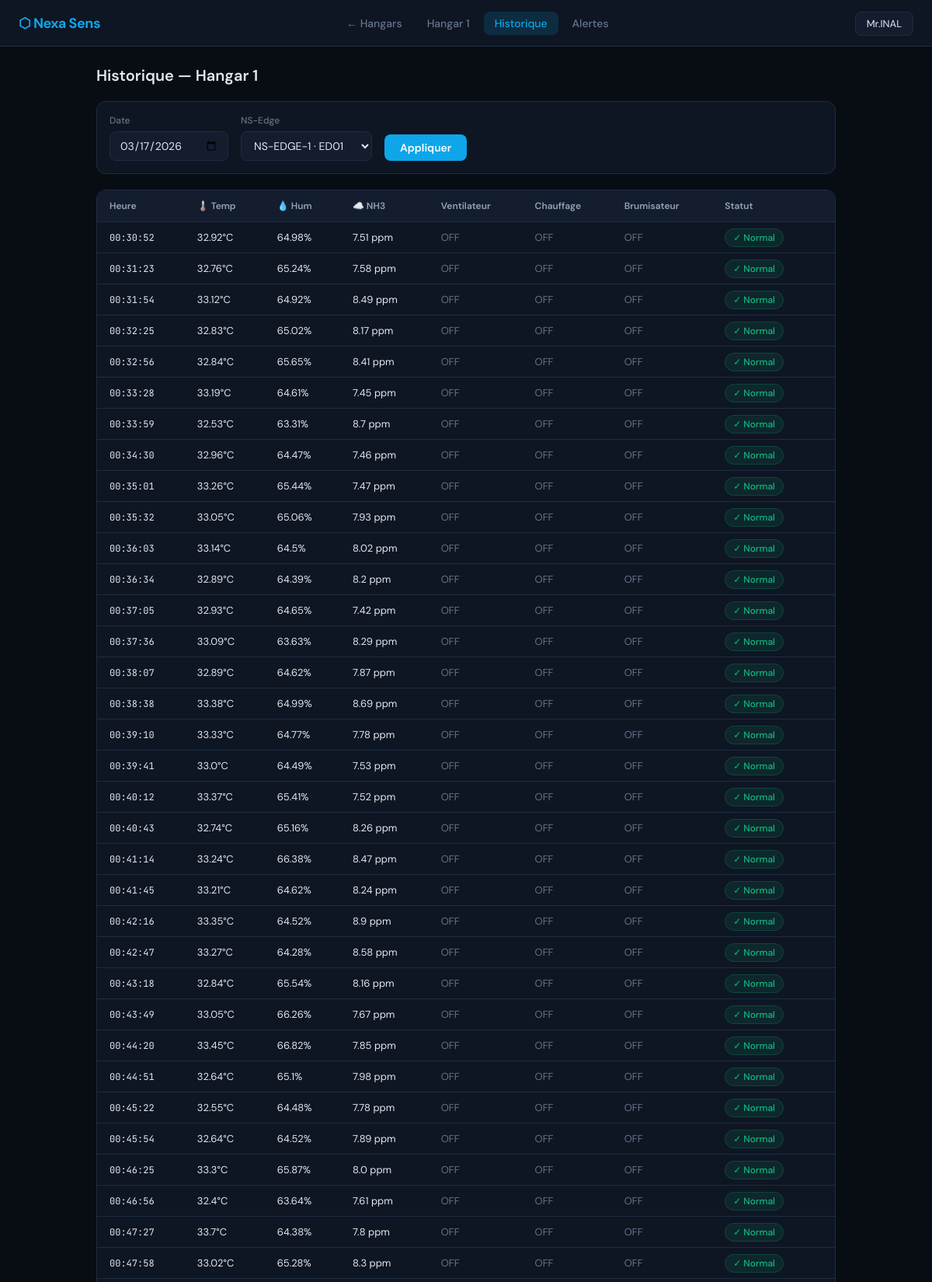
The page /history/1 (signed in, upper part) on the database its author committed.
### tables this page shows
CREATE TABLE hangars (
    id INTEGER PRIMARY KEY AUTOINCREMENT,
    user_id INTEGER, name TEXT, flock_age INTEGER DEFAULT 1,
    temp_min REAL DEFAULT 32, temp_max REAL DEFAULT 35,
    hum_min REAL DEFAULT 60, hum_max REAL DEFAULT 70,
    ammonia_max REAL DEFAULT 10, nsr_pin TEXT DEFAULT NULL,
    eq_fan TEXT DEFAULT 'AUTO', eq_heater TEXT DEFAULT 'AUTO',
    eq_mister TEXT DEFAULT 'AUTO', eq_ventilation TEXT DEFAULT 'AUTO');

CREATE TABLE readings (
    id INTEGER PRIMARY KEY AUTOINCREMENT,
    hangar_id INTEGER, node_id TEXT,
    temperature REAL, humidity REAL, ammonia REAL,
    fan TEXT, heater TEXT, mister TEXT, ventilation TEXT,
    alert_level TEXT DEFAULT 'log', alert TEXT, timestamp TEXT);

### cloud_server.py (the view)
@app.route("/history/<int:hid>")
def history(hid):
    if "user_id" not in session: return redirect("/login")
    date = request.args.get("date") or datetime.now().strftime("%Y-%m-%d")
    node = request.args.get("node","")
    c.execute("SELECT node_id,pin FROM nodes WHERE hangar_id=? AND active=1 AND node_type='ns_edge'", (hid,))
    node_rows = c.fetchall()
    node_ids = [r[0] for r in node_rows]
    node_pins = {r[0]: r[1] for r in node_rows}  # {NS-EDGE-1: ED01}
    if not node and node_ids: node = node_ids[0]
    readings = []
    if node:
        c.execute("""SELECT temperature,humidity,ammonia,fan,heater,mister,ventilation,alert_level,alert,timestamp
            FROM readings WHERE hangar_id=? AND node_id=? AND DATE(timestamp)=?
            ORDER BY timestamp ASC""", (hid, node, date))
        readings = [{"temperature":r[0],"humidity":r[1],"ammonia":r[2],
                     "fan":r[3],"heater":r[4],"mister":r[5],"ventilation":r[6],
                     "alert_level":r[7],"alert":r[8],"timestamp":r[9]} for r in c.fetchall()]
    c.execute("SELECT name FROM hangars WHERE id=?", (hid,))
    name = c.fetchone()[0]
    return render_template("history.html", readings=readings, selected_date=date,
                           selected_node=node, node_ids=node_ids, node_pins=node_pins,
                           hangar_id=hid, hangar_name=name)

### templates/history.html (shortened to what this page needs)
<!DOCTYPE html>
<html lang="fr">
<head>
    <link rel="stylesheet" href="/static/style.css">
</head>
<body>
<header>
    <div class="logo">⬡ Nexa Sens</div>
    <nav>
        <a href="/" class="nav-link">← Hangars</a>
        <a href="/hangar/{{ hangar_id }}" class="nav-link">{{ hangar_name }}</a>
        <a href="/history/{{ hangar_id }}" class="nav-link active">Historique</a>
        <a href="/alerts/{{ hangar_id }}" class="nav-link">Alertes</a>
    </nav>
    <div class="user-menu">
        <span class="user-btn">{{ session.get('username') }}</span>
    </div>
</header>
<main>
    <h1 class="page-title">Historique — {{ hangar_name }}</h1>
    <form method="get" class="filter-form">
        <div class="filter-group">
            <label>Date</label>
            <input type="date" name="date" value="{{ selected_date }}">
        </div>
        <div class="filter-group">
            <label>NS-Edge</label>
            <select name="node">
                {% for nid in node_ids %}
                <option value="{{ nid }}" {% if nid == selected_node %}selected{% endif %}>
                    {{ nid }}{% if node_pins[nid] %} · {{ node_pins[nid] }}{% endif %}
                </option>
                {% endfor %}
            </select>
        </div>
        <button type="submit" class="filter-btn">Appliquer</button>
    </form>
    {% if readings %}
    <div class="table-container">
        <table>
            <thead>
                <tr>
                    <th>Heure</th>
                    <th>🌡️ Temp</th>
                    <th>💧 Hum</th>
                    <th>☁️ NH3</th>
                    <th>Ventilateur</th>
                    <th>Chauffage</th>
                    <th>Brumisateur</th>
                    <th>Statut</th>
                </tr>
            </thead>
            <tbody>
                {% for r in readings %}
                <tr>
                    <td style="font-family:var(--mono);font-size:12px">{{ r.timestamp[11:19] }}</td>
                    <td>{{ r.temperature }}°C</td>
                    <td>{{ r.humidity }}%</td>
                    <td>{{ r.ammonia }} ppm</td>
                    <td class="{% if r.fan == 'ON' %}cell-on{% else %}cell-off{% endif %}">{{ r.fan }}</td>
                    <td class="{% if r.heater == 'ON' %}cell-on{% else %}cell-off{% endif %}">{{ r.heater }}</td>
                    <td class="{% if r.mister == 'ON' %}cell-on{% else %}cell-off{% endif %}">{{ r.mister }}</td>
                    <td>
                        <span class="alert-status-badge
                            {% if r.alert_level == 'critical' %}status-danger
                            {% elif r.alert_level == 'notify' %}status-warning
                            {% else %}status-ok{% endif %}">
                            {% if r.alert_level == 'critical' %}🚨 Critique
                            {% elif r.alert_level == 'notify' %}🔔 Attention
                            {% else %}✓ Normal{% endif %}
                        </span>
                    </td>
                </tr>
                {% endfor %}
            </tbody>
        </table>
    </div>
    {% else %}
    <div class="no-data"><p>Aucune donnée pour cette sélection.</p></div>
    {% endif %}
</main>
</body>
</html>

### static/style.css (style rules this page uses)
:root { --bg: #080d14; --bg-card: #0e1623; --bg-elevated: #131d2e; --border: #1e2d42; --accent: #0ea5e9; --accent-glow: rgba(14,165,233,0.15); --success: #10b981; --warning: #f59e0b; --danger: #ef4444; --text: #e2e8f0; --text-muted: #64748b; --text-dim: #94a3b8; --font: 'DM Sans', sans-serif; --mono: 'JetBrains Mono', monospace; }
* { box-sizing: border-box; margin: 0; padding: 0; }
body { font-family: var(--font); background: var(--bg); color: var(--text); min-height: 100vh; }
header { display: flex; align-items: center; justify-content: space-between; padding: 0 24px; height: 60px; background: var(--bg-card); border-bottom: 1px solid var(--border); position: sticky; top: 0; z-index: 100; gap: 16px; }
.logo { font-size: 18px; font-weight: 700; color: var(--accent); letter-spacing: -0.5px; white-space: nowrap; }
nav { display: flex; gap: 4px; align-items: center; }
.nav-link { padding: 6px 14px; border-radius: 8px; color: var(--text-muted); text-decoration: none; font-size: 14px; font-weight: 500; transition: all 0.2s; }
.nav-link.active { background: var(--accent-glow); color: var(--accent); }
.user-menu { position: relative; }
.user-btn { padding: 6px 14px; background: var(--bg-elevated); border-radius: 8px; font-size: 13px; cursor: pointer; border: 1px solid var(--border); }
main { padding: 24px; max-width: 1000px; margin: 0 auto; }
.page-title { font-size: 20px; font-weight: 600; margin-bottom: 20px; }
.status-ok { background: rgba(16,185,129,0.1); color: var(--success); border: 1px solid rgba(16,185,129,0.2); }
.alert-status-badge { font-size: 12px; padding: 3px 10px; border-radius: 20px; font-weight: 500; }
.table-container { overflow-x: auto; border-radius: 12px; border: 1px solid var(--border); }
table { width: 100%; border-collapse: collapse; background: var(--bg-card); }
th { background: var(--bg-elevated); color: var(--text-dim); font-size: 12px; font-weight: 600; padding: 12px 16px; text-align: left; border-bottom: 1px solid var(--border); white-space: nowrap; }
td { padding: 11px 16px; font-size: 13px; border-bottom: 1px solid var(--border); }
.filter-form { display: flex; gap: 16px; align-items: flex-end; margin-bottom: 20px; flex-wrap: wrap; background: var(--bg-card); border: 1px solid var(--border); border-radius: 12px; padding: 16px; }
.filter-group { display: flex; flex-direction: column; gap: 6px; }
.filter-group label { font-size: 12px; color: var(--text-muted); font-weight: 500; }
.filter-group input, .filter-group select { background: var(--bg-elevated); border: 1px solid var(--border); color: var(--text); padding: 8px 12px; border-radius: 8px; font-size: 14px; font-family: var(--font); }
.filter-btn { background: var(--accent); color: white; border: none; padding: 8px 20px; border-radius: 8px; font-size: 14px; font-weight: 600; cursor: pointer; font-family: var(--font); }
.cell-off { color: var(--text-muted); }

### rows shown on the page
hangars: name "Hangar 1"
readings: timestamp "00:30:52", temperature "32.92", humidity "64.98", ammonia "7.51", fan "OFF", heater "OFF", mister "OFF", alert_level "✓ Normal"
readings: timestamp "00:31:23", temperature "32.76", humidity "65.24", ammonia "7.58", fan "OFF", heater "OFF", mister "OFF", alert_level "✓ Normal"
readings: timestamp "00:31:54", temperature "33.12", humidity "64.92", ammonia "8.49", fan "OFF", heater "OFF", mister "OFF", alert_level "✓ Normal"
readings: timestamp "00:32:25", temperature "32.83", humidity "65.02", ammonia "8.17", fan "OFF", heater "OFF", mister "OFF", alert_level "✓ Normal"
readings: timestamp "00:32:56", temperature "32.84", humidity "65.65", ammonia "8.41", fan "OFF", heater "OFF", mister "OFF", alert_level "✓ Normal"
readings: timestamp "00:33:28", temperature "33.19", humidity "64.61", ammonia "7.45", fan "OFF", heater "OFF", mister "OFF", alert_level "✓ Normal"
readings: timestamp "00:33:59", temperature "32.53", humidity "63.31", ammonia "8.7", fan "OFF", heater "OFF", mister "OFF", alert_level "✓ Normal"
readings: timestamp "00:34:30", temperature "32.96", humidity "64.47", ammonia "7.46", fan "OFF", heater "OFF", mister "OFF", alert_level "✓ Normal"
readings: timestamp "00:35:01", temperature "33.26", humidity "65.44", ammonia "7.47", fan "OFF", heater "OFF", mister "OFF", alert_level "✓ Normal"
readings: timestamp "00:35:32", temperature "33.05", humidity "65.06", ammonia "7.93", fan "OFF", heater "OFF", mister "OFF", alert_level "✓ Normal"
readings: timestamp "00:36:03", temperature "33.14", humidity "64.5", ammonia "8.02", fan "OFF", heater "OFF", mister "OFF", alert_level "✓ Normal"
readings: timestamp "00:36:34", temperature "32.89", humidity "64.39", ammonia "8.2", fan "OFF", heater "OFF", mister "OFF", alert_level "✓ Normal"
readings: timestamp "00:37:05", temperature "32.93", humidity "64.65", ammonia "7.42", fan "OFF", heater "OFF", mister "OFF", alert_level "✓ Normal"
readings: timestamp "00:37:36", temperature "33.09", humidity "63.63", ammonia "8.29", fan "OFF", heater "OFF", mister "OFF", alert_level "✓ Normal"
readings: timestamp "00:38:07", temperature "32.89", humidity "64.62", ammonia "7.87", fan "OFF", heater "OFF", mister "OFF", alert_level "✓ Normal"
readings: timestamp "00:38:38", temperature "33.38", humidity "64.99", ammonia "8.69", fan "OFF", heater "OFF", mister "OFF", alert_level "✓ Normal"
readings: timestamp "00:39:10", temperature "33.33", humidity "64.77", ammonia "7.78", fan "OFF", heater "OFF", mister "OFF", alert_level "✓ Normal"
readings: timestamp "00:39:41", temperature "33.0", humidity "64.49", ammonia "7.53", fan "OFF", heater "OFF", mister "OFF", alert_level "✓ Normal"
readings: timestamp "00:40:12", temperature "33.37", humidity "65.41", ammonia "7.52", fan "OFF", heater "OFF", mister "OFF", alert_level "✓ Normal"
readings: timestamp "00:40:43", temperature "32.74", humidity "65.16", ammonia "8.26", fan "OFF", heater "OFF", mister "OFF", alert_level "✓ Normal"
readings: timestamp "00:41:14", temperature "33.24", humidity "66.38", ammonia "8.47", fan "OFF", heater "OFF", mister "OFF", alert_level "✓ Normal"
readings: timestamp "00:41:45", temperature "33.21", humidity "64.62", ammonia "8.24", fan "OFF", heater "OFF", mister "OFF", alert_level "✓ Normal"
readings: timestamp "00:42:16", temperature "33.35", humidity "64.52", ammonia "8.9", fan "OFF", heater "OFF", mister "OFF", alert_level "✓ Normal"
readings: timestamp "00:42:47", temperature "33.27", humidity "64.28", ammonia "8.58", fan "OFF", heater "OFF", mister "OFF", alert_level "✓ Normal"
readings: timestamp "00:43:18", temperature "32.84", humidity "65.54", ammonia "8.16", fan "OFF", heater "OFF", mister "OFF", alert_level "✓ Normal"
readings: timestamp "00:43:49", temperature "33.05", humidity "66.26", ammonia "7.67", fan "OFF", heater "OFF", mister "OFF", alert_level "✓ Normal"
readings: timestamp "00:44:20", temperature "33.45", humidity "66.82", ammonia "7.85", fan "OFF", heater "OFF", mister "OFF", alert_level "✓ Normal"
readings: timestamp "00:44:51", temperature "32.64", humidity "65.1", ammonia "7.98", fan "OFF", heater "OFF", mister "OFF", alert_level "✓ Normal"
readings: timestamp "00:45:22", temperature "32.55", humidity "64.48", ammonia "7.78", fan "OFF", heater "OFF", mister "OFF", alert_level "✓ Normal"
readings: timestamp "00:45:54", temperature "32.64", humidity "64.52", ammonia "7.89", fan "OFF", heater "OFF", mister "OFF", alert_level "✓ Normal"
readings: timestamp "00:46:25", temperature "33.3", humidity "65.87", ammonia "8.0", fan "OFF", heater "OFF", mister "OFF", alert_level "✓ Normal"
readings: timestamp "00:46:56", temperature "32.4", humidity "63.64", ammonia "7.61", fan "OFF", heater "OFF", mister "OFF", alert_level "✓ Normal"
readings: timestamp "00:47:27", temperature "33.7", humidity "64.38", ammonia "7.8", fan "OFF", heater "OFF", mister "OFF", alert_level "✓ Normal"
readings: timestamp "00:47:58", temperature "33.02", humidity "65.28", ammonia "8.3", fan "OFF", heater "OFF", mister "OFF", alert_level "✓ Normal"

### other values the page prints
{{ session.get('username') }} "Mr.INAL"
form field node "NS-EDGE-1 · ED01"
